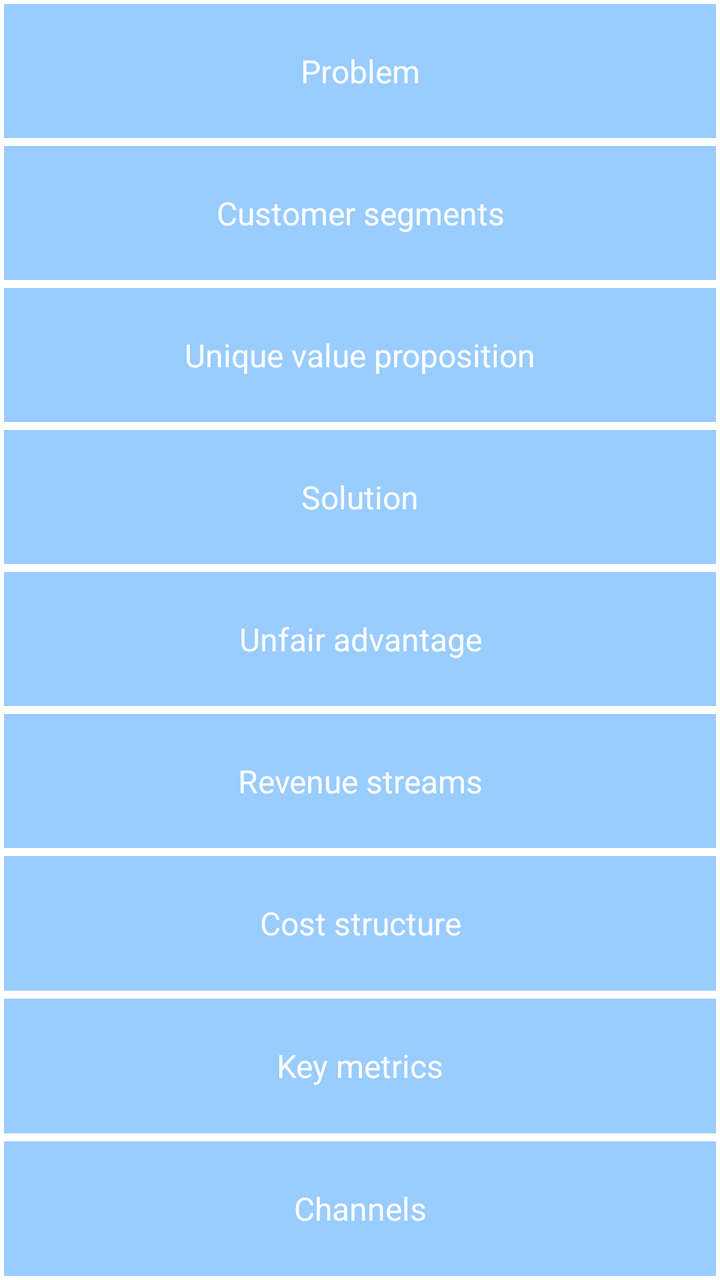
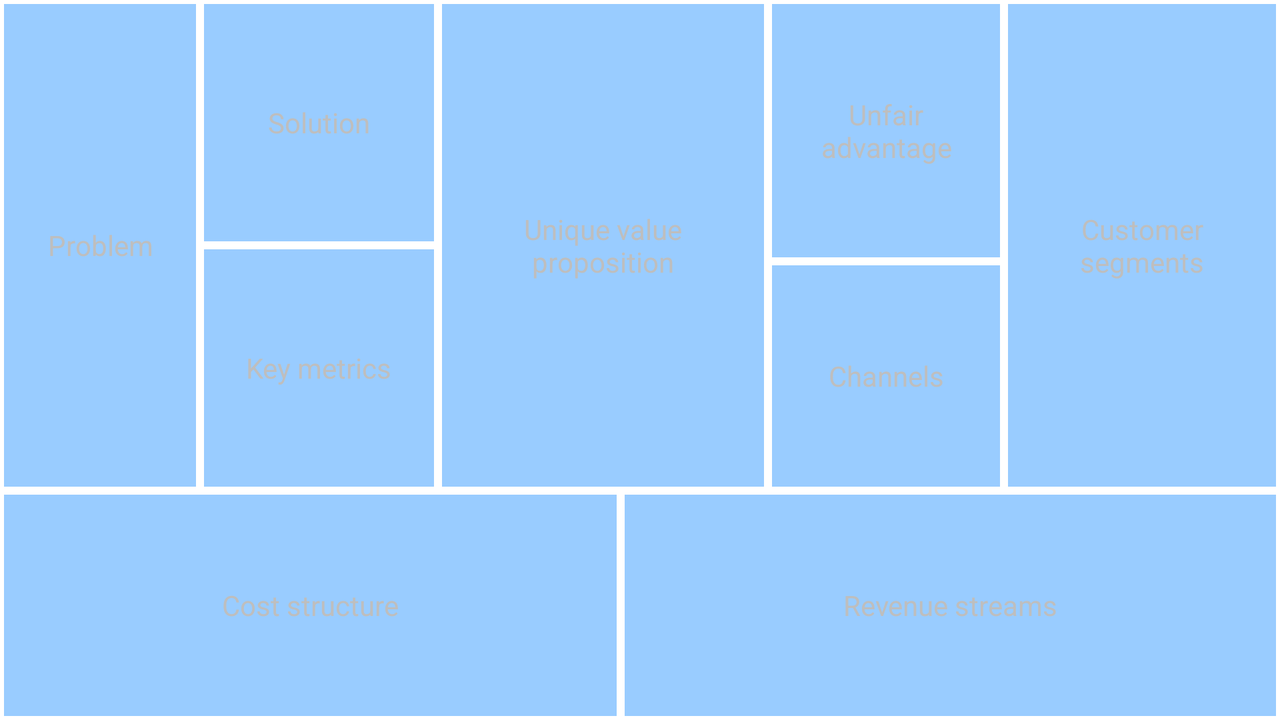

An Android layout and its configuration variant, each rendered on a device that would load it. The default file and the variant file are quoted in full after the pictures.
<!-- AndroidManifest.xml: application theme AppTheme -->
<!-- res/layout/plan_canvas.xml -->
<?xml version="1.0" encoding="utf-8"?>
<LinearLayout xmlns:android="http://schemas.android.com/apk/res/android"
    android:layout_width="match_parent"
    android:layout_height="match_parent"
    android:orientation="vertical" >

    <TextView
        android:id="@+id/problem"
        style="@style/ButStyle"
        android:text="@string/problem" />

    <TextView
        android:id="@+id/customers"
        style="@style/ButStyle"
        android:text="@string/customers" />

    <TextView
        android:id="@+id/unique_value_proposition"
        style="@style/ButStyle"
        android:text="@string/unique_value_proposition" />

    <TextView
        android:id="@+id/solution"
        style="@style/ButStyle"
        android:text="@string/solution" />

    <TextView
        android:id="@+id/unfair_advantage"
        style="@style/ButStyle"
        android:text="@string/unfair_advantage" />

    <TextView
        android:id="@+id/revenue_streams"
        style="@style/ButStyle"
        android:text="@string/revenue_streams" />

    <TextView
        android:id="@+id/cost_structure"
        style="@style/ButStyle"
        android:text="@string/cost_structure" />

    <TextView
        android:id="@+id/key_metrics"
        style="@style/ButStyle"
        android:text="@string/key_metrics" />

    <TextView
        android:id="@+id/channels"
        style="@style/ButStyle"
        android:text="@string/channels" />

</LinearLayout>
<!-- resources referenced by this layout -->
<resources>
  <string name="channels">Channels</string>
  <string name="cost_structure">Cost structure</string>
  <string name="customers">Customer segments</string>
  <string name="key_metrics">Key metrics</string>
  <string name="problem">Problem</string>
  <string name="revenue_streams">Revenue streams</string>
  <string name="solution">Solution</string>
  <string name="unfair_advantage">Unfair advantage</string>
  <string name="unique_value_proposition">Unique value proposition</string>
  <style name="ButStyle" parent="AppBaseTheme">
          <item name="android:padding">5dp</item>
          <item name="android:layout_margin">2dp</item>
          <item name="android:layout_gravity">center</item>
          <item name="android:gravity">center</item>
          <item name="android:layout_weight">1</item>
          <item name="android:background">#99CCFF</item>
          <item name="android:layout_width">match_parent</item>
          <item name="android:layout_height">wrap_content</item>
          <item name="android:textAppearance">?android:attr/textAppearanceInverse</item>
      </style>
  <style name="AppTheme" parent="AppBaseTheme">
          
      </style>
  <style name="AppBaseTheme" parent="android:Theme.Light">
          
      </style>
</resources>
<!-- res/layout-land/plan_canvas.xml (the repository's variant of the layout above) -->
<!-- drawn on the phone turned sideways -->
<?xml version="1.0" encoding="utf-8"?>
<TableLayout xmlns:android="http://schemas.android.com/apk/res/android"
    android:layout_width="match_parent"
    android:layout_height="match_parent"
    android:shrinkColumns="*"
    android:stretchColumns="*" >

    <TableRow android:layout_weight="2" >

        <TextView
            android:id="@+id/problem"
            style="@style/ButStyleHorizontal"
            android:text="@string/problem" />

        <TableLayout
            android:layout_width="match_parent"
            android:layout_height="match_parent"
            android:layout_weight="1" >

            <TableRow android:layout_weight="1" 
                android:layout_width="match_parent"
            android:layout_height="match_parent">

                <TextView
                    android:id="@+id/solution"
                    style="@style/ButStyleHorizontal"
                    android:text="@string/solution" />
            </TableRow>

            <TableRow android:layout_weight="1" 
                android:layout_width="match_parent"
            android:layout_height="match_parent">

                <TextView
                    android:id="@+id/key_metrics"
                    style="@style/ButStyleHorizontal"
                    android:text="@string/key_metrics" />
            </TableRow>
        </TableLayout>

        <TextView
            android:id="@+id/unique_value_proposition"
            style="@style/ButStyleHorizontal"
            android:text="@string/unique_value_proposition" />

        <TableLayout
            android:layout_width="match_parent"
            android:layout_height="match_parent" >

            <TableRow android:layout_weight="1" >

                <TextView
                    android:id="@+id/unfair_advantage"
                    style="@style/ButStyleHorizontal"
                    android:text="@string/unfair_advantage" />
            </TableRow>

            <TableRow android:layout_weight="1" >

                <TextView
                    android:id="@+id/channels"
                    style="@style/ButStyleHorizontal"
                    android:text="@string/channels" />
            </TableRow>
        </TableLayout>

        <TextView
            android:id="@+id/customers"
            style="@style/ButStyleHorizontal"
            android:text="@string/customers" />
    </TableRow>

    <TableRow android:layout_weight="1" >

        <TextView
            android:id="@+id/cost_structure"
            style="@style/ButStyleHorizontal"
            android:text="@string/cost_structure" />

        <TextView
            android:id="@+id/revenue_streams"
            style="@style/ButStyleHorizontal"
            android:text="@string/revenue_streams" />
    </TableRow>

</TableLayout>
<!-- resources referenced by the variant -->
<!-- as the phone turned sideways resolves them -->
<resources>
  <string name="channels">Channels</string>
  <string name="cost_structure">Cost structure</string>
  <string name="customers">Customer segments</string>
  <string name="key_metrics">Key metrics</string>
  <string name="problem">Problem</string>
  <string name="revenue_streams">Revenue streams</string>
  <string name="solution">Solution</string>
  <string name="unfair_advantage">Unfair advantage</string>
  <string name="unique_value_proposition">Unique value proposition</string>
  <style name="ButStyleHorizontal" parent="AppBaseTheme">
          <item name="android:padding">5dp</item>
          <item name="android:layout_margin">2dp</item>
          <item name="android:gravity">center</item>
          <item name="android:layout_weight">1</item>
          <item name="android:background">#99CCFF</item>
          <item name="android:layout_width">fill_parent</item>
          <item name="android:layout_height">match_parent</item>
          <item name="android:textAppearance">?android:attr/textAppearanceSmallInverse</item>
      </style>
  <style name="AppTheme" parent="AppBaseTheme">
          
      </style>
  <style name="AppBaseTheme" parent="android:Theme.Light">
          
      </style>
</resources>
